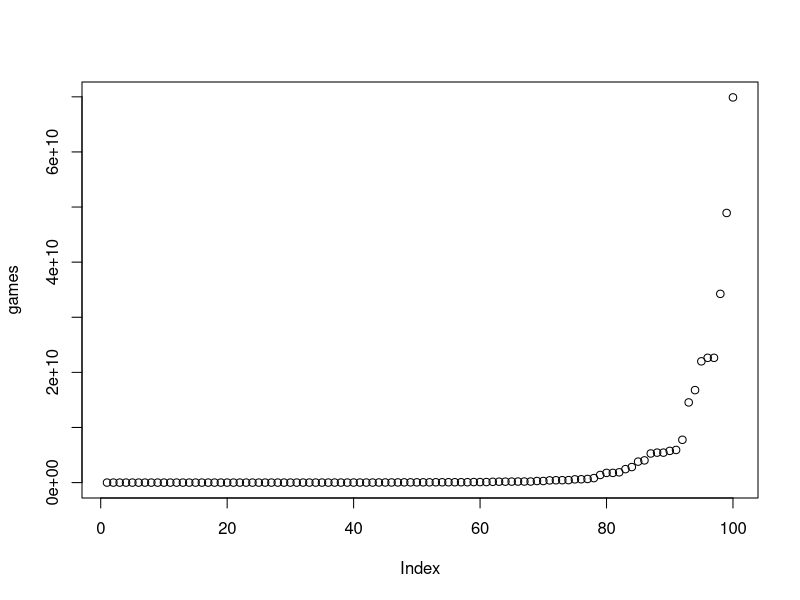
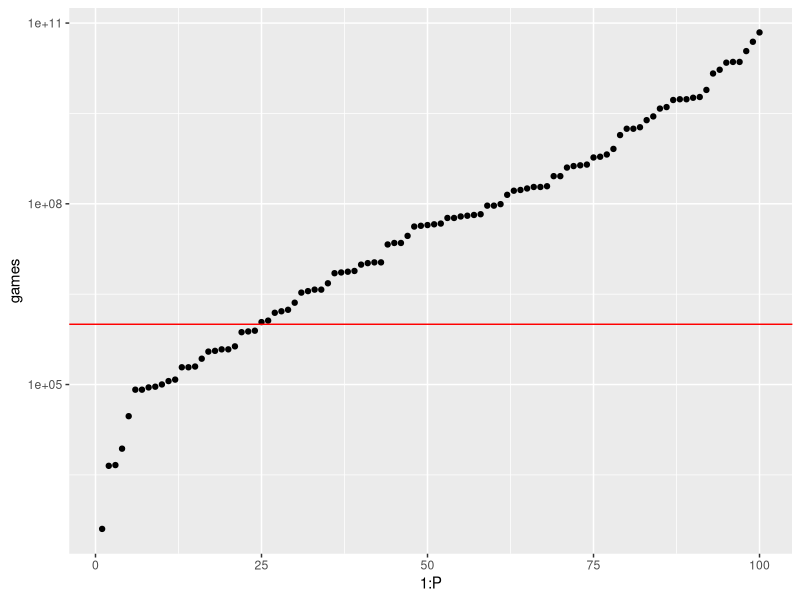
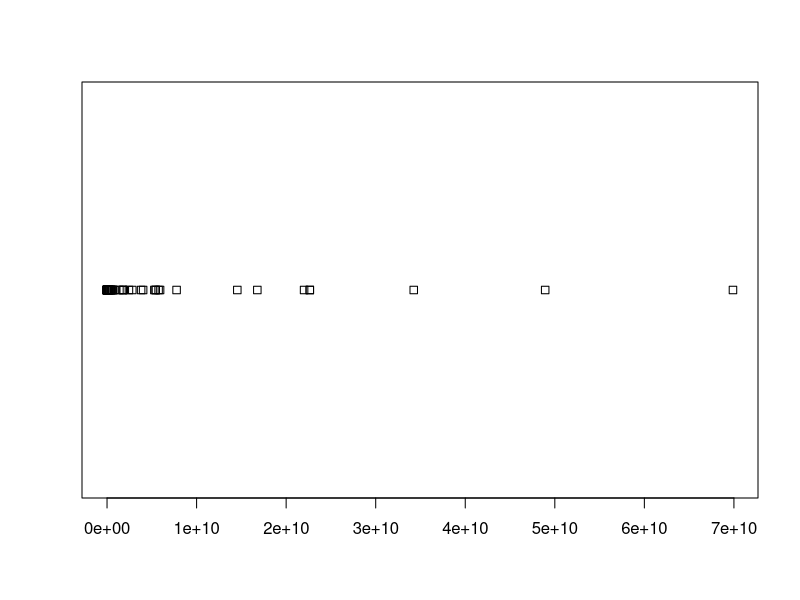

R code for these plots, in order:
# Should you bet?

# You have an X amount of money in the back and you are thinking of playing a 
# game. You would throw a six-sided dice and:  
#   - If 1, you pay 50% of your current money.
# 
#   - If 6, you recieve 50% of your current money. 
# 
#   - If 2,3,4 or 5, you recieve 5% of your current money.
# 
#   - The dice is thrown 300 times.
###########
options(scipen = 0, digits = 4) #delete scientific notation
X <- 10^6 # inicial money
P <- 100  # number of times the game is played

play <- function(money){
  throws<-round(runif(300,1,6))
  for(pitch in throws){
    if(pitch == 1){
      money <- money - 0.5*money
    } 
    if(pitch == 6){
      money <- money + 0.5*money
    }
    if(pitch %in% c(2,3,4,5)){
      money <- money + 0.05*money
    }
  }
  return(money)
}
games <- sort(replicate(P, play(X))); games

# Plot
plot(games)
# Plot with adjusted scale
library(ggplot2)
dfgames <- data.frame(games)
ggplot(dfgames) +
  geom_point(aes(1:P,games)) +
    scale_y_log10() +
  geom_hline(aes(yintercept=X), color="red")
# Stripchart
stripchart(games)
# Range of values
range(games)
# expected rate of return for each throw knowing that:
# probability of 1/6 for a return of 50%
# probability of 4/6 for a return of 05%
# probability of 1/6 for a return of -50%
ER <- round(((1/6)*0.5+(4/6)*0.05-(1/6)*0.5)*100, 2)
cat(paste0("The expected rate of return for each throw is: ", ER, "%"))
# Even with a 3.3% expected gain for each throw, is not safe to play as we 
# would see:

t<-table(games<X)
percentageOfDefeats<- (t[[2]] / P) * 100
cat(paste0("Percentage of lost games: ", percentageOfDefeats,"%"))

t2<-table(games<=(X/2))
percentageOfDefeatsWithHalfTheMoneyOrLess <- (t2[[2]] / P) * 100
cat(paste0("Porcentaje of lost games that left with half of the initial money or less: ", percentageOfDefeatsWithHalfTheMoneyOrLess,"%"))

# CONCLUSION: No is not a safe bet to play:  aprox 25% of the times you lose half of your money
